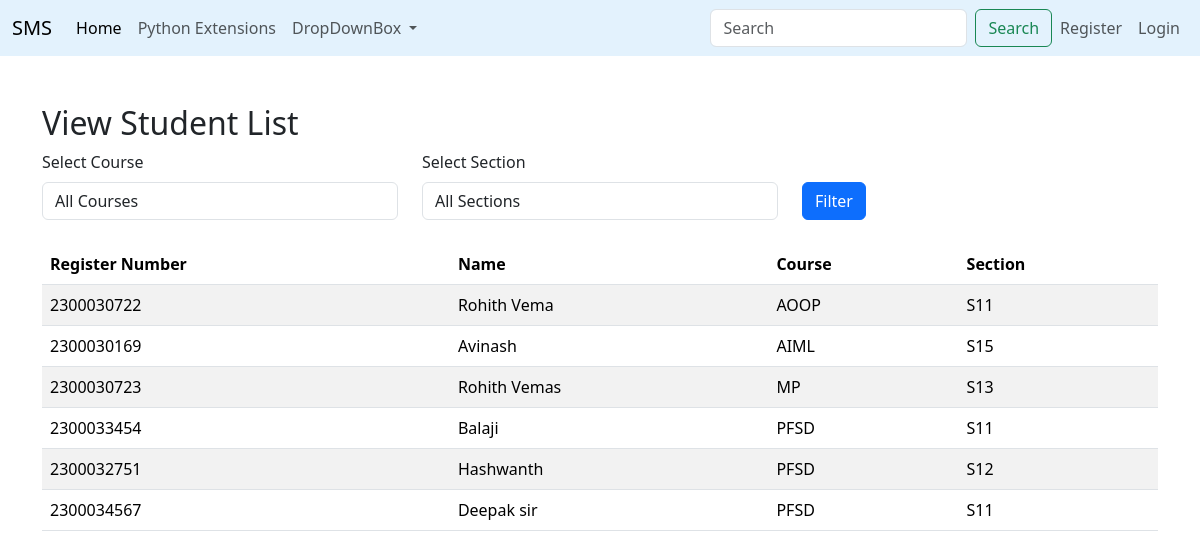
Screenshot of /facultyapp/view_student_list with the database file from the repository.
### adminapp/models.py (models this page shows, shortened)
class StudentList(models.Model):
    Register_Number = models.CharField(max_length=20, unique=True)
    Name = models.CharField(max_length=100)
    user = models.OneToOneField(User, on_delete=models.CASCADE, null=True)

### facultyapp/models.py (models this page shows, shortened)
class AddCourse(models.Model):
    COURSE_CHOICES=[
        ('AOOP', 'Advanced object oriented programming'),
        ('PFSD', 'Python full stack development'),
        ('AIML', 'Artificial intelligence and machine learning'),
        ('MP', 'Mathematical programming'),
    ]
    SECTION_CHOICES=[
        ('S11', 'Section 11'),
        ('S12', 'Section 12'),
        ('S13', 'Section 13'),
        ('S14', 'Section 14'),
        ('S15', 'Section 15'),
    ]
    student=models.ForeignKey(StudentList, on_delete=models.CASCADE)
    course=models.CharField(max_length=50, choices=COURSE_CHOICES)
    section=models.CharField(max_length=50, choices=SECTION_CHOICES)

### facultyapp/views.py (the view)
# urls.py: path('view_student_list', views.view_student_list, name='view_student_list'),
def view_student_list(request):
    course = request.GET.get('course')
    section = request.GET.get('section')
    student_courses = AddCourse.objects.all()
    if course:
        student_courses = student_courses.filter(course=course)
    if section:
        student_courses = student_courses.filter(section=section)
    students = StudentList.objects.filter(id__in=student_courses.values('student_id'))
    course_choices = AddCourse.COURSE_CHOICES
    section_choices = AddCourse.SECTION_CHOICES
    context = {
        'students': students,
        'course_choices': course_choices,
        'section_choices': section_choices,
        'selected_course': course,
        'selected_section': section,
    }
    return render(request, 'facultyapp/view_student_list.html', context)

### templates/facultyapp/view_student_list.html (shortened to what this page needs)
{% extends 'Navbar/FacultyNavbar.html' %}
{% load static %}
{% block body %}
    <div class="container mt-5">
        <h2>View Student List</h2>
        <form method="get" class="mb-4">
            <div class="row">
                <div class="col-md-4">
                    <label for="course" class="form-label">Select Course</label>
                    <select name="course" id="course" class="form-control">
                        <option value="">All Courses</option>
                    </select>
                </div>
                <div class="col-md-4">
                    <label for="section" class="form-label">Select Section</label>
                    <select name="section" id="section" class="form-control">
                        <option value="">All Sections</option>
                    </select>
                </div>
                <div class="col-md-4 mt-4">
                    <button type="submit" class="btn btn-primary mt-2">Filter</button>
                </div>
            </div>
        </form>
        <table class="table table-striped">
            <thead>
                <tr>
                    <th>Register Number</th>
                    <th>Name</th>
                    <th>Course</th>
                    <th>Section</th>
                </tr>
            </thead>
            <tbody>
                {% if students %}
                    {% for student in students %}
                        <tr>
                            <td>{{ student.Register_Number }}</td>
                            <td>{{ student.Name }}</td>
                            <td>{{ student.addcourse_set.first.course }}</td>
                            <td>{{ student.addcourse_set.first.section }}</td>
                        </tr>
                    {% endfor %}
                {% else %}
                    <tr>
                        <td colspan="4" class="text-center">No students found.</td>
                    </tr>
                {% endif %}
            </tbody>
        </table>
    </div>
{% endblock %}

### rows the page displays
StudentList: Register_Number "2300030722", Name "Rohith Vema", addcourse_set.first.course "AOOP", addcourse_set.first.section "S11"
StudentList: Register_Number "2300030169", Name "Avinash", addcourse_set.first.course "AIML", addcourse_set.first.section "S15"
StudentList: Register_Number "2300030723", Name "Rohith Vemas", addcourse_set.first.course "MP", addcourse_set.first.section "S13"
StudentList: Register_Number "2300033454", Name "Balaji", addcourse_set.first.course "PFSD", addcourse_set.first.section "S11"
StudentList: Register_Number "2300032751", Name "Hashwanth", addcourse_set.first.course "PFSD", addcourse_set.first.section "S12"
StudentList: Register_Number "2300034567", Name "Deepak sir", addcourse_set.first.course "PFSD", addcourse_set.first.section "S11"
